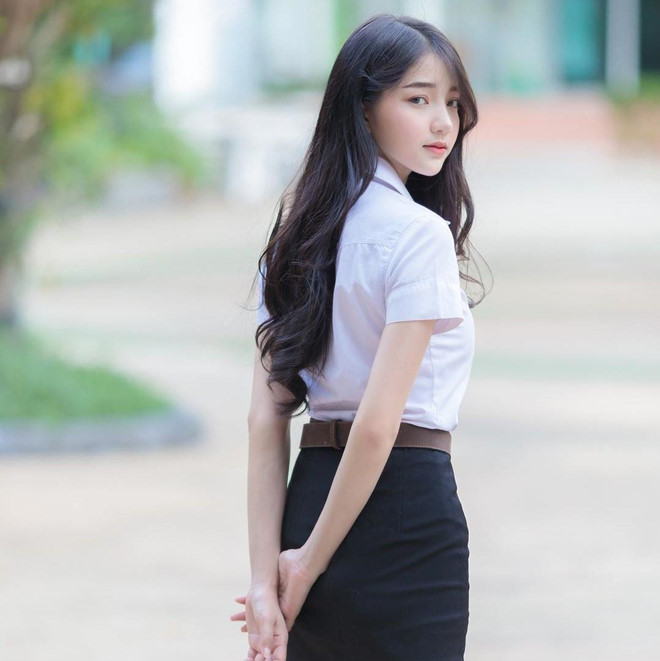
#> input picture chapter4/res/girl1.jpg, 660 x 661 px
$ python lesson4.py
#> lines starting #> are read from the running program, lines starting #| are printed output that depends on the picture
import cv2 as cv
import matplotlib.pyplot as plt

image1 = cv.imread("res/girl1.jpg")
#> image1 is the input picture: shape (661, 660, 3); mean B, G, R 179.5, 180.3, 176.6

half = cv.resize(image1, (0, 0), fx=0.1, fy=0.1)
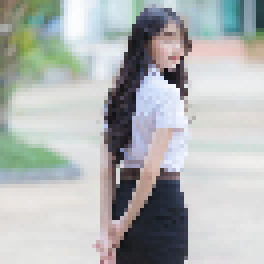
#> half: shape (66, 66, 3) (shown 4 times larger); mean B, G, R 179.9, 180.6, 176.9
bigger = cv.resize(image1, (1050, 1610))
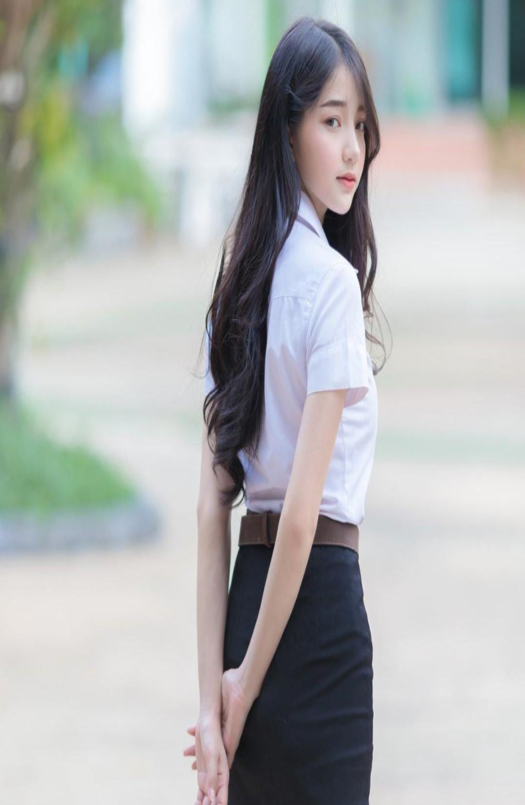
#> bigger: shape (1610, 1050, 3) (shown at 1/2 size); mean B, G, R 179.5, 180.2, 176.5
stretch_near = cv.resize(image1, (780, 540), interpolation=cv.INTER_NEAREST)
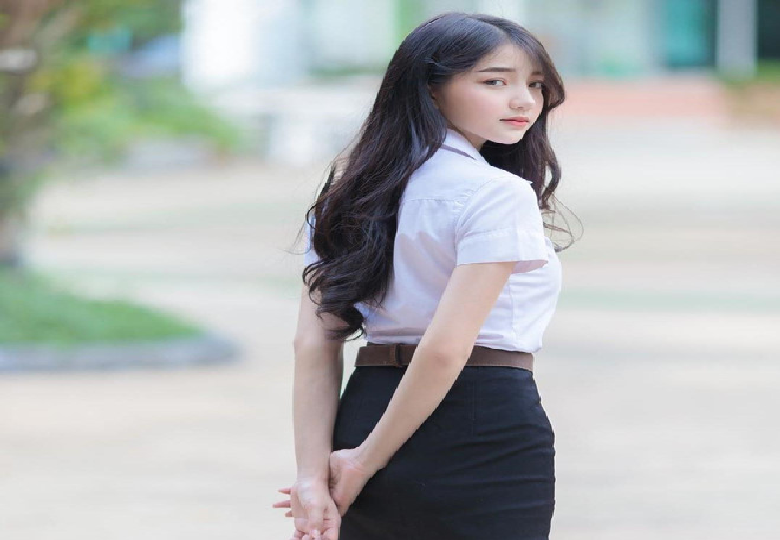
#> stretch_near: shape (540, 780, 3); mean B, G, R 179.5, 180.3, 176.5

Titles = ["Original", "Half", "Bigger", "Interpolation Nearest"]
images = [image1, half, bigger, stretch_near]
count = 4
for i in range(count):
    plt.subplot(2, 2, i + 1)
    plt.title(Titles[i])
    plt.imshow(images[i])
plt.show()
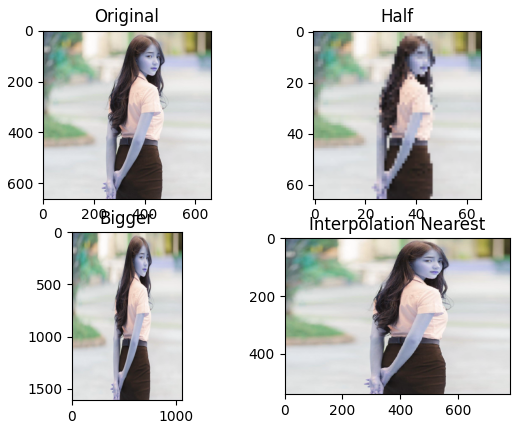
#> figure drawn by matplotlib, 4 panels; B, G, R data is drawn as R, G, B
